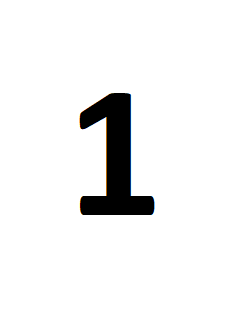
#> input picture perfect_number/1.bmp, 240 x 320 px
$ python noise.py
#> lines starting #> are read from the running program, lines starting #| are printed output that depends on the picture
import random
from PIL import Image

# Путь до картинки
path="perfect_number/1.bmp"

# Функция добавления случайного шума
def noise(img, noise_quantity, noise_deviation):
    # Узнаем размеры исходного изображения
    width, height = img.size
    for numpix in range(0, noise_quantity*width*height//100):
        # Случайный пиксель
        x=random.randint(2, img.size[0]-3)
        y=random.randint(2, img.size[1]-3)
        # Узнаем яркость
        bright = img.getpixel((x, y))
        # Случайно меняем яркость в заданном пределе
        bright=random.randint(bright-noise_deviation,bright+noise_deviation)
        # Меняем яркость квадрата со сторонами 1/100 от длины и ширины изображения с пикселем в центре
        for x_1 in range(x - random.randint(0, width//200),x + random.randint(0, height//200)):
            for y_1 in range(y - random.randint(0,2),y + random.randint(0,2)):
                img.putpixel((x_1, y_1), bright)
    return(img)

img = Image.open(path)
#> img is the input picture: PIL image 240x320 RGB; mean R, G, B 240.4, 240.4, 240.4
img = img.convert('L')
#> img: PIL image 240x320 L
img = noise(img, 50, 80)
#> the loop in noise, `for numpix in range(0, noise_quantity*width*height//100):` made 38400 passes
#> bright on passes 1 to 3: 282, 297, 199
#> after the loop in noise, `for numpix in range(0, noise_quantity*width*height//100):`:
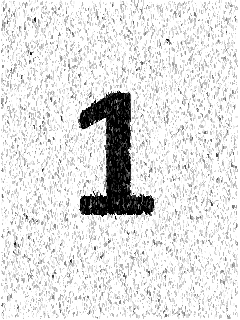
#> img: PIL image 240x320 L; min 0, max 255, mean 225.5
img.show()

$ run again, with perfect_number/0.bmp copied over perfect_number/1.bmp
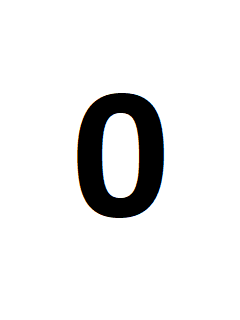
#> input picture perfect_number/0.bmp, 240 x 320 px
#> img is the input picture: PIL image 240x320 RGB; mean R, G, B 233.7, 233.7, 233.7
#> the loop in noise, `for numpix in range(0, noise_quantity*width*height//100):` made 38400 passes
#> bright on passes 1 to 3: 282, 297, 199
#> after the loop in noise, `for numpix in range(0, noise_quantity*width*height//100):`:
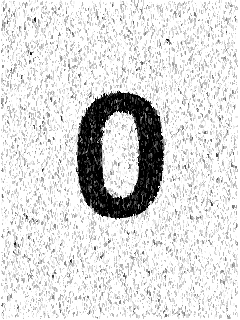
#> img: PIL image 240x320 L; min 0, max 255, mean 219.9

$ run again, with perfect_number/2.bmp copied over perfect_number/1.bmp
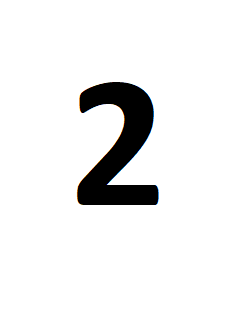
#> input picture perfect_number/2.bmp, 240 x 320 px
#> img is the input picture: PIL image 240x320 RGB; mean R, G, B 237.1, 237.1, 237.1
#> the loop in noise, `for numpix in range(0, noise_quantity*width*height//100):` made 38400 passes
#> bright on passes 1 to 3: 282, 42, 199
#> after the loop in noise, `for numpix in range(0, noise_quantity*width*height//100):`:
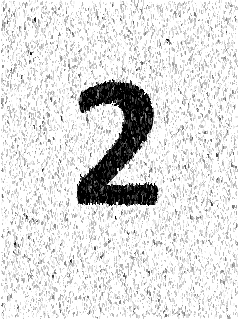
#> img: PIL image 240x320 L; min 0, max 255, mean 222.9
